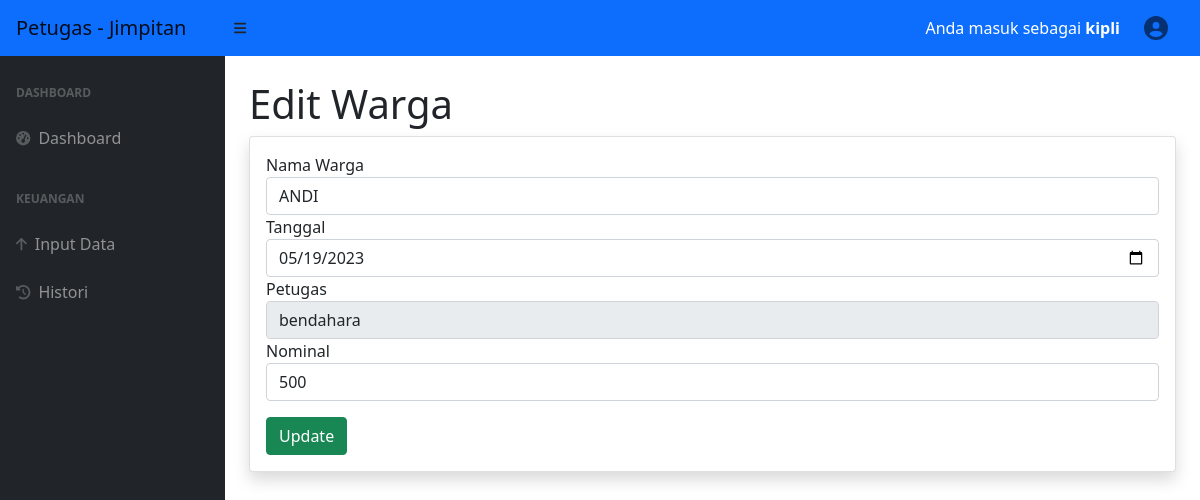
Page /edituang_petugas.php?id=215 (signed in) on the committed database.
### tables this page shows
CREATE TABLE `pemasukan` (
  `id` int(11) NOT NULL,
  `nama_warga` varchar(25) NOT NULL,
  `tanggal` date NOT NULL,
  `petugas` varchar(25) NOT NULL,
  `jumlah` varchar(11) NOT NULL,
  `status` varchar(10) NOT NULL
);

### edituang_petugas.php (the view, shortened to what this page needs)
<?php
include 'koneksidb.php';
?>
<!DOCTYPE html>
<html lang="en">
    <head>
        <link href="https://cdn.jsdelivr.net/npm/simple-datatables@latest/dist/style.css" rel="stylesheet" />
        <link href="css/styles.css" rel="stylesheet" />
    </head>
<body class="sb-nav-fixed">
<?php
require ('header1.php');
require ('sidenav1.php');
?>
<div id="layoutSidenav_content">
<main>
<div class="container-fluid px-4">
                        <h1 class="mt-4">Edit Warga</h1>
<div class="center">
<body>
<?php
$koneksi = mysqli_connect("localhost", "root", "", "jimpitan1");
$id = $_GET['id'];
$data = mysqli_query($koneksi,"select * from pemasukan where id='$id'");
$d = mysqli_fetch_array($data);
$query = mysqli_query($conn, "SELECT * FROM `warga`");
$namawarga = mysqli_fetch_all($query, MYSQLI_ASSOC);
?>
<div class="card shadow mb-4">
            <div class="card-body">
              <div class="table-responsive">
<form action="proses_edituangpetugas.php" method="POST">
     <label for="nama_warga" class="form-group">Nama Warga</label>
						<select id="select2" class="form-control text-uppercase" name="nama_warga">
                            <?php foreach ($namawarga as $pilih) {
                                echo '<option name="'.$pilih['nama_warga'].'">'.$pilih['nama_warga'].'</option>';
                            } ?>
                      </select>
					<label class="form-group">Tanggal</label>
						<input type="date" name="tanggal" class="form-control" value="<?php echo $d['tanggal']; ?>" >
						<label class="form-group">Petugas</label>
						<input type="petugas" name="petugas" class="form-control" readonly value="<?php echo $d['petugas']; ?>" >
                        <label class="form-group">Nominal</label>
						<input type="jumlah" name="jumlah" class="form-control" value="<?php echo $d['jumlah']; ?>" >
                        <div class="mt-3">
                        <button name="submit" class="btn btn-success" type="submit">Update</button>
                        </div>
				</form>
			</div>
		</div>

### rows in the picture
pemasukan: tanggal "05/19/2023", petugas "bendahara", jumlah "500"

### other values in the picture
$_SESSION['username'] "kipli"
form field nama_warga "Andi"
